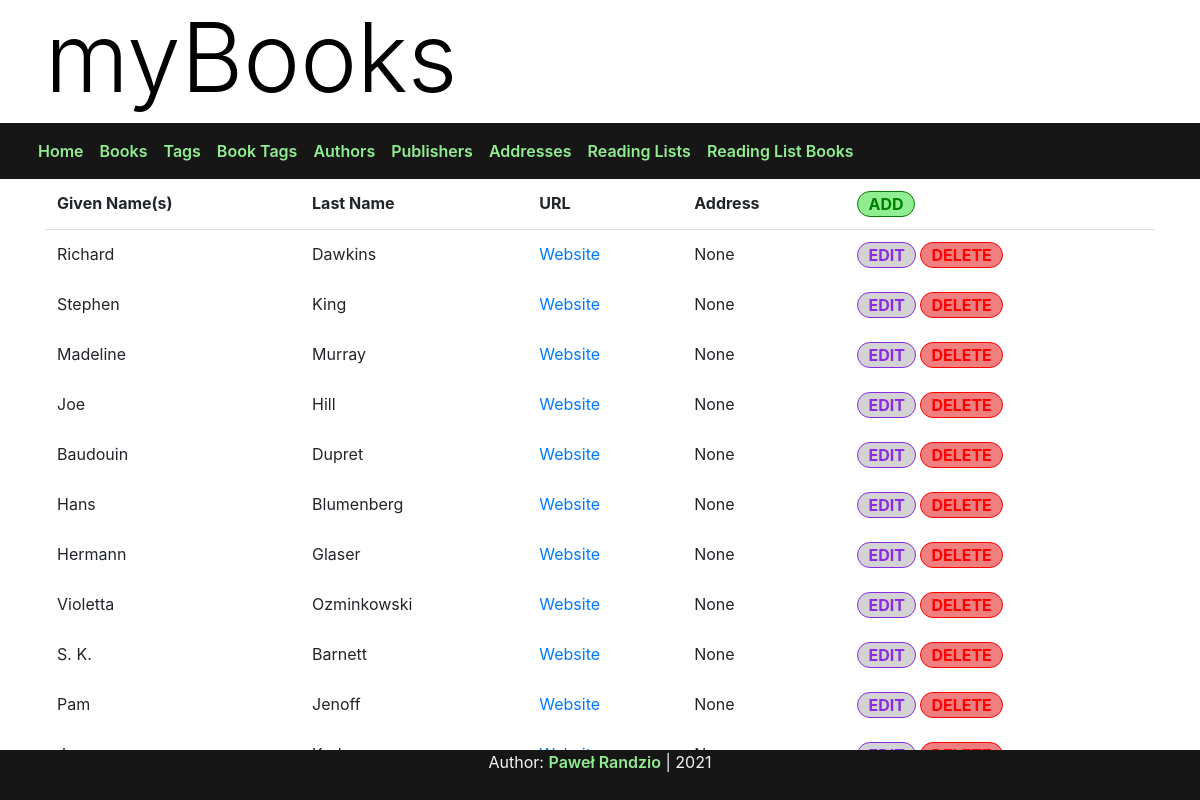
The app's page /authors/list with its own data.
### viewer/models.py (models this page shows, shortened)
class Author(models.Model):
    first_name = models.CharField(max_length=255)
    last_name = models.CharField(max_length=255)
    url = models.CharField(max_length=255)
    address = models.ForeignKey(Address, on_delete=models.SET_NULL, blank=True, null=True)

### viewer/views.py (the view)
# urls.py: path('authors/list', author_list, name="author_list"),
def author_list(request):
    content = {"authors": Author.objects.all()}
    return render(request, 'authorList.html', content)

### templates/authorList.html (shortened to what this page needs)
{% extends 'base.html' %}
{% load static %}
{% block styles %}
<link rel="stylesheet" type="text/css" href="{% static '/styles/lists.css' %}">
{% endblock %}
{% block content %}
<div class="contains-table">
    <table class="table table-borderless">
        <thead class="border-bottom font-weight-bold">
            <tr>
                <td>Given Name(s)</td>
                <td>Last Name</td>
                <td>URL</td>
                <td>Address</td>
                <td>
                    <a href="{% url 'add_author' %}" class="add-button">
                        ADD
                    </a>
                </td>
            </tr>
        </thead>
        <tbody>
            {% for author in authors %}
                <tr>
                    <td>{{author.first_name}}</td>
                    <td>{{author.last_name}}</td>
                    <td><a href="{{author.url}}">Website</a></td>
                    <td>{{author.address}}</td>
                    <td>
                        <a href="{% url 'edit_author' author.id %}" class="edit-button">
                            EDIT
                        </a>
                        <form action="{% url 'delete_author' author.id %}" method="post" class="d-inline">
                            <button type="submit" class="delete-button">
                                DELETE
                            </button>
                        </form>
                    </td>
                </tr>
            {% endfor %}
        </tbody>
    </table>
</div>
{% endblock %}

### static/styles/lists.css (style rules this page uses)
.add-button { display: inline-flex; padding: 0 10px 0 10px; justify-content: center; color: green; background-color: lightgreen; border: 1px solid green; border-radius: 50px; }
.edit-button { display: inline-flex; padding: 0 10px 0 10px; justify-content: center; color: blueviolet; background-color: lightgrey; border: 1px solid blueviolet; border-radius: 50px; font-weight: bold; }
.delete-button { display: inline-flex; padding: 0 10px 0 10px; justify-content: center; color: red; background-color: lightcoral; border: 1px solid red; border-radius: 50px; font-weight: bold; }

### records on screen
Author: first_name "Richard", last_name "Dawkins", address "None"
Author: first_name "Stephen", last_name "King", address "None"
Author: first_name "Madeline", last_name "Murray", address "None"
Author: first_name "Joe", last_name "Hill", address "None"
Author: first_name "Baudouin", last_name "Dupret", address "None"
Author: first_name "Hans", last_name "Blumenberg", address "None"
Author: first_name "Hermann", last_name "Glaser", address "None"
Author: first_name "Violetta", last_name "Ozminkowski", address "None"
Author: first_name "S. K.", last_name "Barnett", address "None"
Author: first_name "Pam", last_name "Jenoff", address "None"
